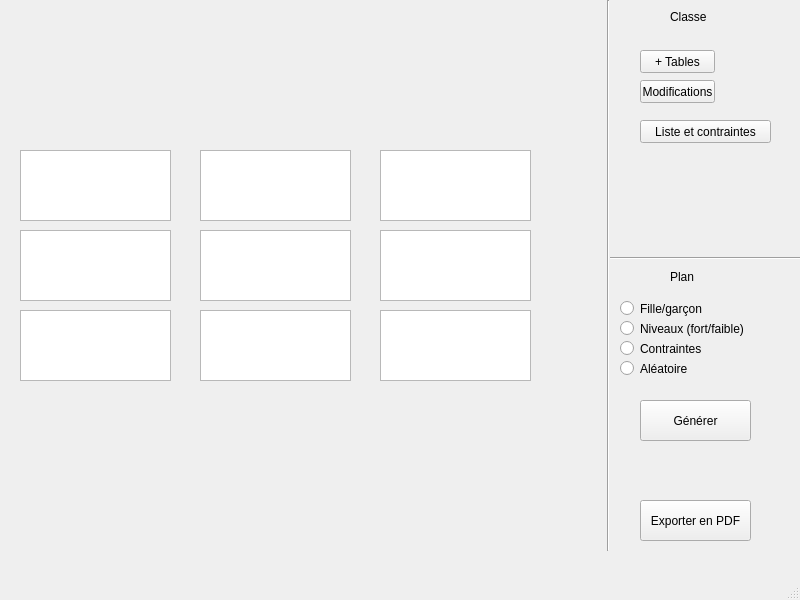
<?xml version="1.0" encoding="UTF-8"?>
<ui version="4.0">
 <class>MainWindow</class>
 <widget class="QMainWindow" name="MainWindow">
  <property name="geometry">
   <rect>
    <x>0</x>
    <y>0</y>
    <width>800</width>
    <height>600</height>
   </rect>
  </property>
  <property name="windowTitle">
   <string>Classe-tête</string>
  </property>
  <widget class="QWidget" name="centralwidget">
   <widget class="QTableWidget" name="tableWidget">
    <property name="geometry">
     <rect>
      <x>20</x>
      <y>150</y>
      <width>151</width>
      <height>71</height>
     </rect>
    </property>
   </widget>
   <widget class="QTableWidget" name="tableWidget_2">
    <property name="geometry">
     <rect>
      <x>20</x>
      <y>230</y>
      <width>151</width>
      <height>71</height>
     </rect>
    </property>
   </widget>
   <widget class="QTableWidget" name="tableWidget_3">
    <property name="geometry">
     <rect>
      <x>20</x>
      <y>310</y>
      <width>151</width>
      <height>71</height>
     </rect>
    </property>
   </widget>
   <widget class="QTableWidget" name="tableWidget_4">
    <property name="geometry">
     <rect>
      <x>200</x>
      <y>230</y>
      <width>151</width>
      <height>71</height>
     </rect>
    </property>
   </widget>
   <widget class="QTableWidget" name="tableWidget_5">
    <property name="geometry">
     <rect>
      <x>200</x>
      <y>310</y>
      <width>151</width>
      <height>71</height>
     </rect>
    </property>
   </widget>
   <widget class="QTableWidget" name="tableWidget_6">
    <property name="geometry">
     <rect>
      <x>200</x>
      <y>150</y>
      <width>151</width>
      <height>71</height>
     </rect>
    </property>
   </widget>
   <widget class="QTableWidget" name="tableWidget_7">
    <property name="geometry">
     <rect>
      <x>380</x>
      <y>230</y>
      <width>151</width>
      <height>71</height>
     </rect>
    </property>
   </widget>
   <widget class="QTableWidget" name="tableWidget_8">
    <property name="geometry">
     <rect>
      <x>380</x>
      <y>310</y>
      <width>151</width>
      <height>71</height>
     </rect>
    </property>
   </widget>
   <widget class="QTableWidget" name="tableWidget_9">
    <property name="geometry">
     <rect>
      <x>380</x>
      <y>150</y>
      <width>151</width>
      <height>71</height>
     </rect>
    </property>
   </widget>
   <widget class="Line" name="line">
    <property name="geometry">
     <rect>
      <x>600</x>
      <y>0</y>
      <width>16</width>
      <height>551</height>
     </rect>
    </property>
    <property name="orientation">
     <enum>Qt::Vertical</enum>
    </property>
   </widget>
   <widget class="QLabel" name="Titre_Classe">
    <property name="geometry">
     <rect>
      <x>670</x>
      <y>10</y>
      <width>47</width>
      <height>13</height>
     </rect>
    </property>
    <property name="text">
     <string>Classe</string>
    </property>
   </widget>
   <widget class="Line" name="line_2">
    <property name="geometry">
     <rect>
      <x>610</x>
      <y>250</y>
      <width>191</width>
      <height>16</height>
     </rect>
    </property>
    <property name="orientation">
     <enum>Qt::Horizontal</enum>
    </property>
   </widget>
   <widget class="QLabel" name="Titre_Plan">
    <property name="geometry">
     <rect>
      <x>670</x>
      <y>270</y>
      <width>47</width>
      <height>13</height>
     </rect>
    </property>
    <property name="text">
     <string>Plan</string>
    </property>
   </widget>
   <widget class="QRadioButton" name="Bouton_FilleGarcon">
    <property name="geometry">
     <rect>
      <x>620</x>
      <y>300</y>
      <width>82</width>
      <height>17</height>
     </rect>
    </property>
    <property name="text">
     <string>Fille/garçon</string>
    </property>
   </widget>
   <widget class="QRadioButton" name="Bouton_Niveaux">
    <property name="geometry">
     <rect>
      <x>620</x>
      <y>320</y>
      <width>131</width>
      <height>17</height>
     </rect>
    </property>
    <property name="text">
     <string>Niveaux (fort/faible)</string>
    </property>
   </widget>
   <widget class="QRadioButton" name="Bouton_Contraintes">
    <property name="geometry">
     <rect>
      <x>620</x>
      <y>340</y>
      <width>82</width>
      <height>17</height>
     </rect>
    </property>
    <property name="text">
     <string>Contraintes</string>
    </property>
   </widget>
   <widget class="QRadioButton" name="Bouton_Aleatoire">
    <property name="geometry">
     <rect>
      <x>620</x>
      <y>360</y>
      <width>82</width>
      <height>17</height>
     </rect>
    </property>
    <property name="text">
     <string>Aléatoire</string>
    </property>
   </widget>
   <widget class="QPushButton" name="Bouton_Add_Tables">
    <property name="geometry">
     <rect>
      <x>640</x>
      <y>50</y>
      <width>75</width>
      <height>23</height>
     </rect>
    </property>
    <property name="text">
     <string>+ Tables</string>
    </property>
   </widget>
   <widget class="QPushButton" name="Bouton_Modif">
    <property name="geometry">
     <rect>
      <x>640</x>
      <y>80</y>
      <width>75</width>
      <height>23</height>
     </rect>
    </property>
    <property name="text">
     <string>Modifications</string>
    </property>
   </widget>
   <widget class="QPushButton" name="Bouton_ListeContraintes">
    <property name="geometry">
     <rect>
      <x>640</x>
      <y>120</y>
      <width>131</width>
      <height>23</height>
     </rect>
    </property>
    <property name="text">
     <string>Liste et contraintes</string>
    </property>
   </widget>
   <widget class="QPushButton" name="Bouton_Generer">
    <property name="geometry">
     <rect>
      <x>640</x>
      <y>400</y>
      <width>111</width>
      <height>41</height>
     </rect>
    </property>
    <property name="text">
     <string>Générer</string>
    </property>
   </widget>
   <widget class="QPushButton" name="Bouton_Exporter">
    <property name="geometry">
     <rect>
      <x>640</x>
      <y>500</y>
      <width>111</width>
      <height>41</height>
     </rect>
    </property>
    <property name="text">
     <string>Exporter en PDF</string>
    </property>
   </widget>
  </widget>
  <widget class="QMenuBar" name="menubar">
   <property name="geometry">
    <rect>
     <x>0</x>
     <y>0</y>
     <width>800</width>
     <height>21</height>
    </rect>
   </property>
  </widget>
  <widget class="QStatusBar" name="statusbar"/>
 </widget>
 <resources/>
 <connections/>
</ui>
